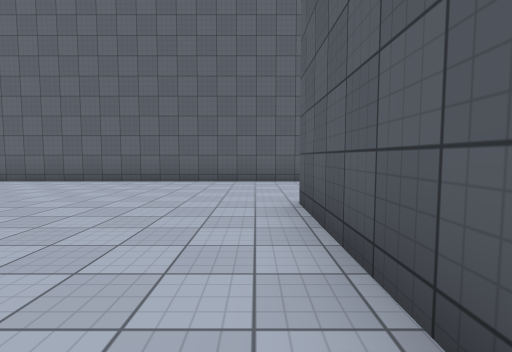
view 1 (above)

24 first-person views from a walk through a 3-D level made in the Unity game engine. The camera is 1.3 m above the floor, tilts 4° down and sees 85° across. The floor is counted in squares, 2 m on a side. Each view is taken from the middle of a square. On the plan, view 1 faces up. The plan holds only what a view shows up to about 9 squares ahead; the rest is blank. The place goes on beyond the plan. The player character is not drawn. Surface patterns are stand-ins for the level's own textures.

view 2
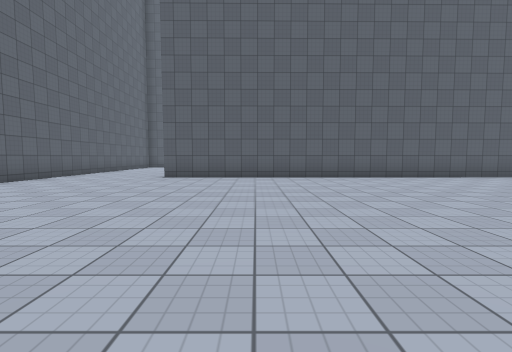

view 3
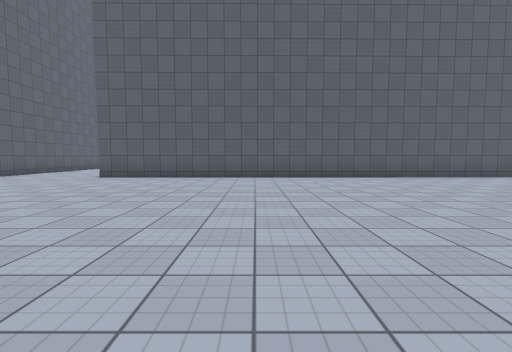

view 4
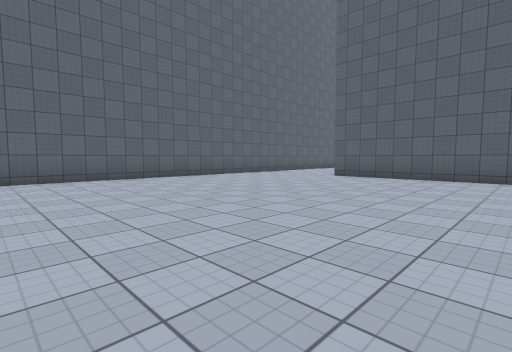

view 5
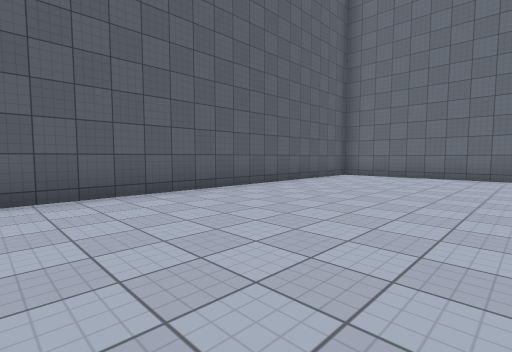

view 6
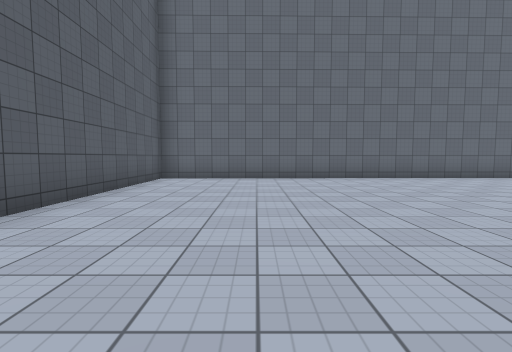

view 7
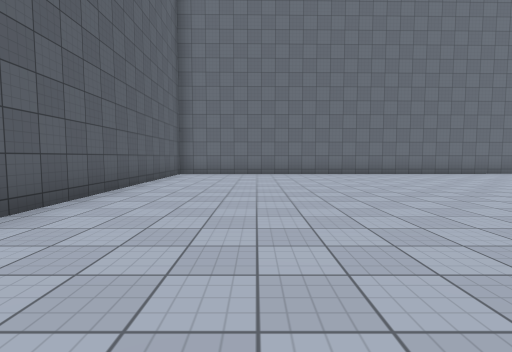

view 8
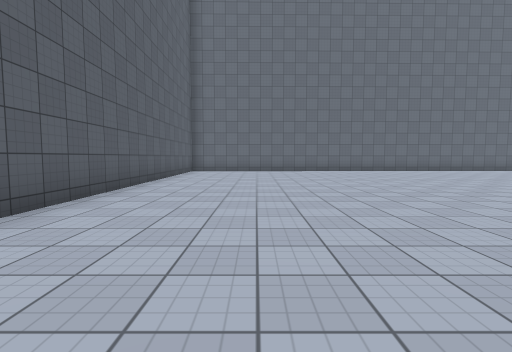

view 9
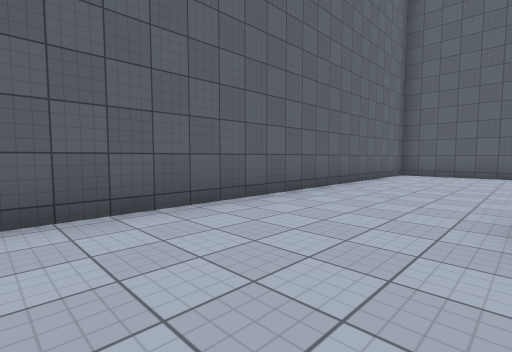

view 10
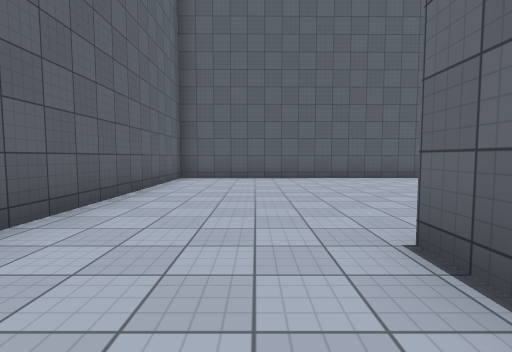

view 11
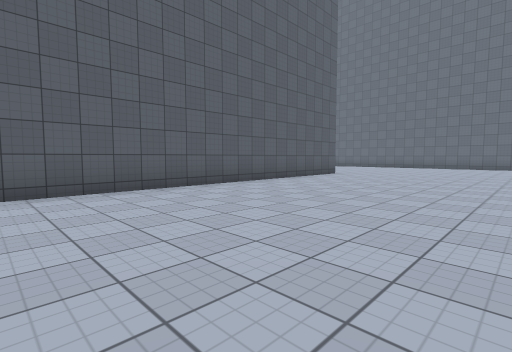

view 12
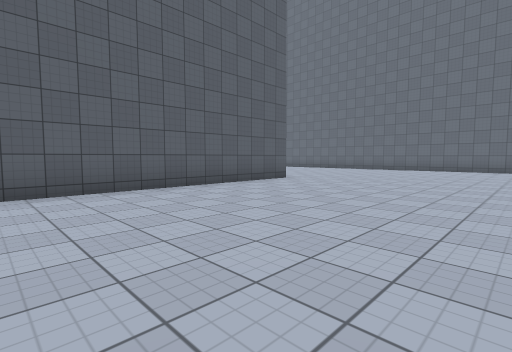

view 13
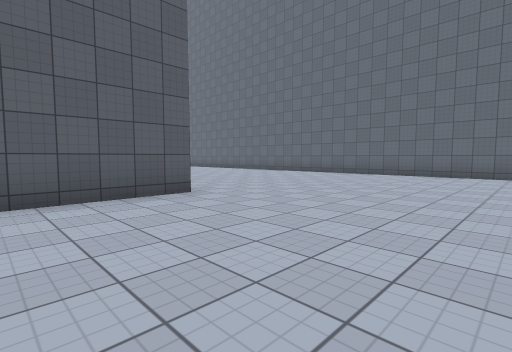

view 14
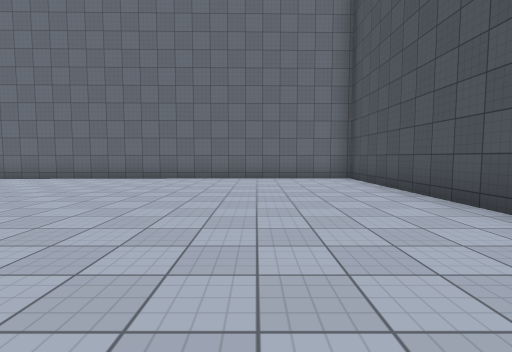

view 15
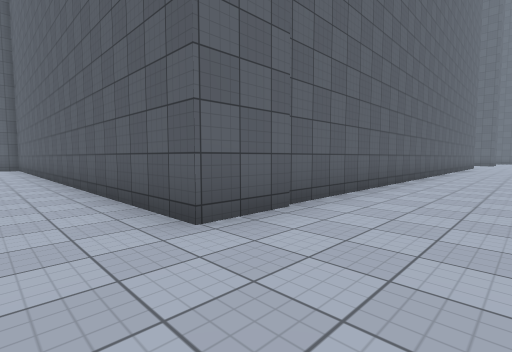

view 16
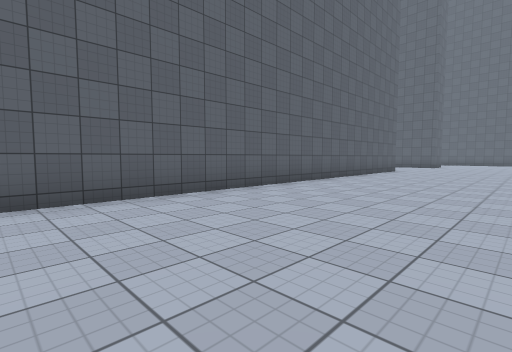

view 17
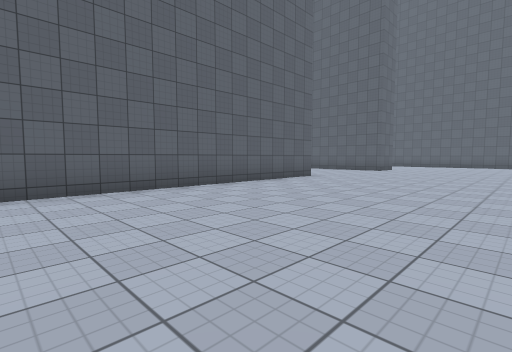

view 18
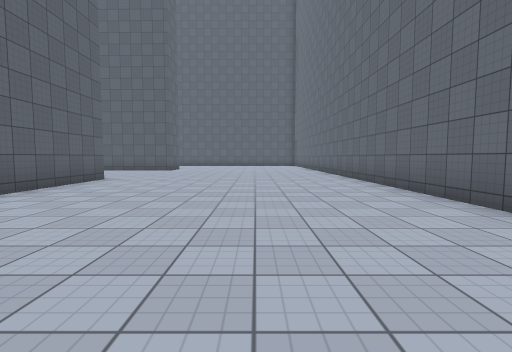

view 19
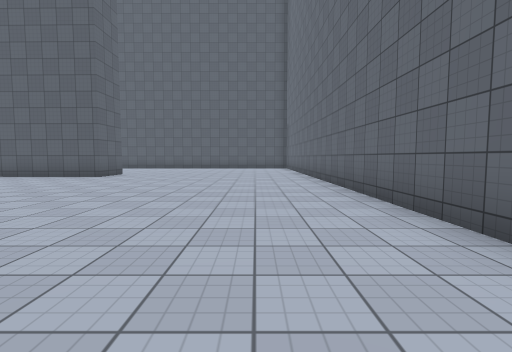

view 20
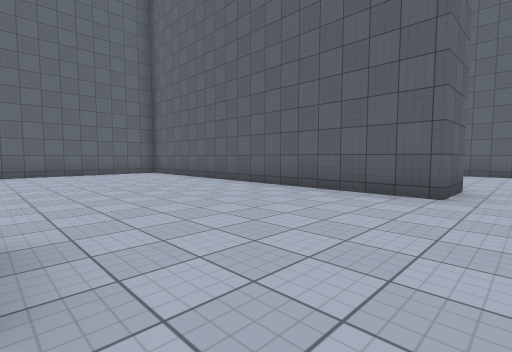

view 21
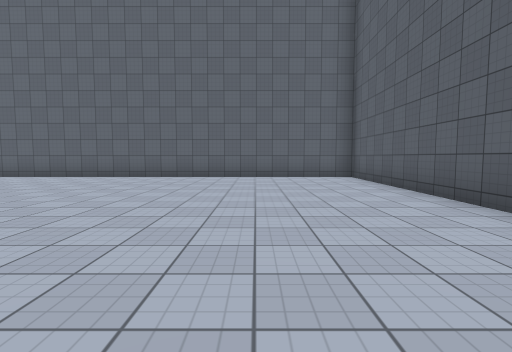

view 22
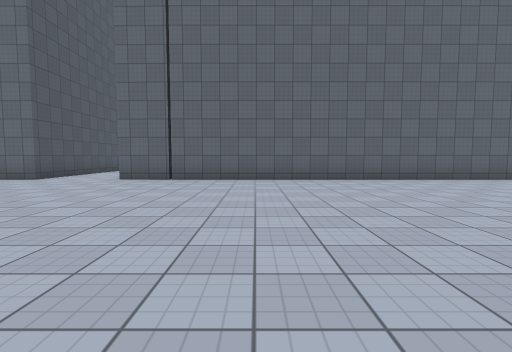

view 23
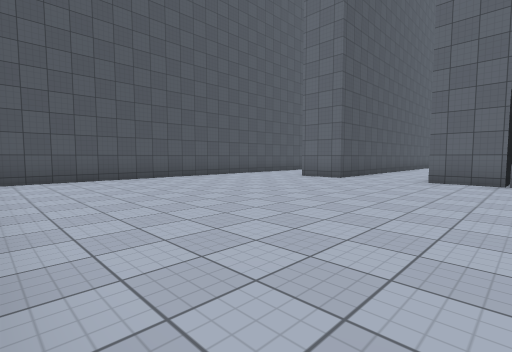

view 24
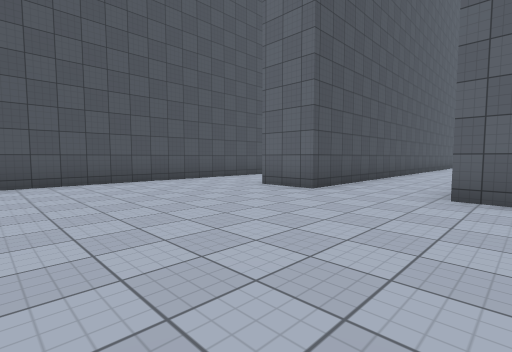

### Floor plan
Points are (right, up) in squares from view 1. A wall is a line through its corners. A room is listed if a view was taken in it or the views show most of it. See-through windows are left out.
Room 1 (views 1, 2, 3, 4, 5, 6, 7, 8, 9, 10)
walls: (0.6, 7.2) (-7.8, 7.2); (-8.5, -14.4) (0.8, -14.3) (0.6, 3.9)
ways out: opening at (0, 6) to room 2
Room 2 (views 11, 12, 13, 14, 15, 16, 17, 18, 19, 20, 21, 22, 23, 24)
walls: (9.8, 3.6) (9.8, -4.7); (26, -6.7) (8.4, -6.7) (8.3, 7.2) (0.6, 7.2); (21.1, -14) (31, -13.8); (13.8, 7.6) (13.8, 2.8) (12.4, 2.8); (2.2, -9) (2.2, -14.3) (12.5, -14.1); (31.5, -7.1) (30.9, -7.1) (31, 2.8) (16.1, 2.8); (1.2, 3.8) (2.1, 3.8)
ways out: opening at (0, 6) to room 1

Positions as (right, up) in squares from view 1, and headings:
1: (0, 0), facing up
2: (-8, 1), facing right
3: (-8, -1), facing right
4: (-8, -1), facing up-right
5: (-4, -5), facing down-right
6: (-2, -6), facing down
7: (-2, -4), facing down
8: (-2, -2), facing down
9: (-2, 4), facing up-right
10: (0, 5), facing right
11: (3, 3), facing down-right
12: (3, 0), facing down-right
13: (4, -4), facing down-right
14: (5, -6), facing down
15: (7, -9), facing up-right
16: (13, -11), facing up-right
17: (18, -12), facing up-right
18: (18, -11), facing right
19: (22, -12), facing right
20: (26, -8), facing up-right
21: (28, -6), facing up
22: (20, -5), facing up
23: (18, -5), facing up-left
24: (17, -2), facing up-left
